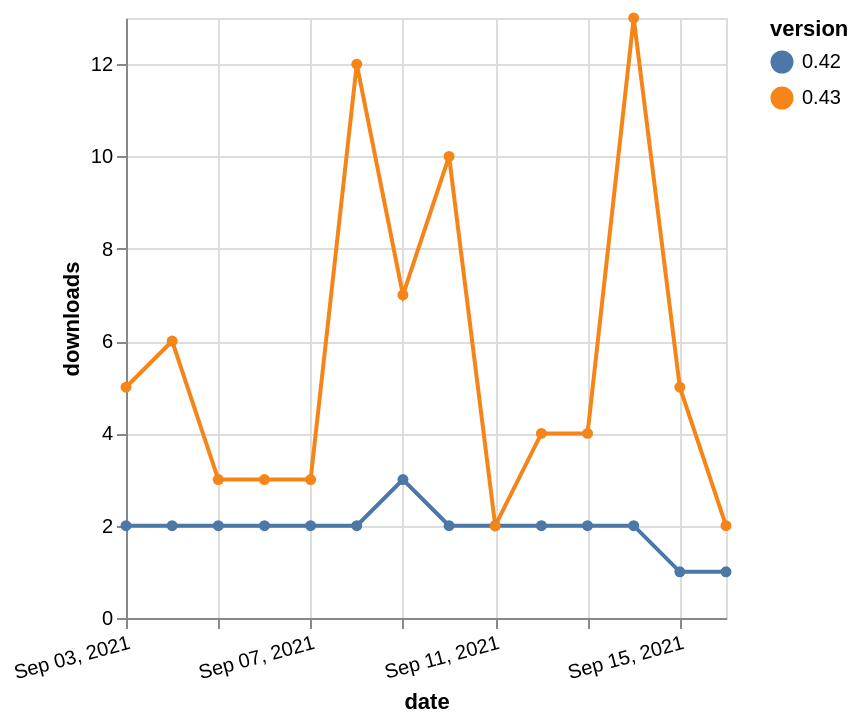

Vega-Lite specification stored for this chart:
### Vega-Lite specification from a JSON file in a GitHub repository (floating-point values rounded to 4 significant figures)
{"$schema": "https://vega.github.io/schema/vega-lite/v5.json", "description": "A simple bar chart with embedded data.", "data": {"values": [{"date": "2021-09-03", "total": 2214, "delta": 2, "version": "0.42"}, {"date": "2021-09-04", "total": 2216, "delta": 2, "version": "0.42"}, {"date": "2021-09-05", "total": 2218, "delta": 2, "version": "0.42"}, {"date": "2021-09-06", "total": 2220, "delta": 2, "version": "0.42"}, {"date": "2021-09-07", "total": 2222, "delta": 2, "version": "0.42"}, {"date": "2021-09-08", "total": 2224, "delta": 2, "version": "0.42"}, {"date": "2021-09-09", "total": 2227, "delta": 3, "version": "0.42"}, {"date": "2021-09-10", "total": 2229, "delta": 2, "version": "0.42"}, {"date": "2021-09-11", "total": 2231, "delta": 2, "version": "0.42"}, {"date": "2021-09-12", "total": 2233, "delta": 2, "version": "0.42"}, {"date": "2021-09-13", "total": 2235, "delta": 2, "version": "0.42"}, {"date": "2021-09-14", "total": 2237, "delta": 2, "version": "0.42"}, {"date": "2021-09-15", "total": 2238, "delta": 1, "version": "0.42"}, {"date": "2021-09-16", "total": 2239, "delta": 1, "version": "0.42"}, {"date": "2021-09-03", "total": 3599, "delta": 5, "version": "0.43"}, {"date": "2021-09-04", "total": 3605, "delta": 6, "version": "0.43"}, {"date": "2021-09-05", "total": 3608, "delta": 3, "version": "0.43"}, {"date": "2021-09-06", "total": 3611, "delta": 3, "version": "0.43"}, {"date": "2021-09-07", "total": 3614, "delta": 3, "version": "0.43"}, {"date": "2021-09-08", "total": 3626, "delta": 12, "version": "0.43"}, {"date": "2021-09-09", "total": 3633, "delta": 7, "version": "0.43"}, {"date": "2021-09-10", "total": 3643, "delta": 10, "version": "0.43"}, {"date": "2021-09-11", "total": 3645, "delta": 2, "version": "0.43"}, {"date": "2021-09-12", "total": 3649, "delta": 4, "version": "0.43"}, {"date": "2021-09-13", "total": 3653, "delta": 4, "version": "0.43"}, {"date": "2021-09-14", "total": 3666, "delta": 13, "version": "0.43"}, {"date": "2021-09-15", "total": 3671, "delta": 5, "version": "0.43"}, {"date": "2021-09-16", "total": 3673, "delta": 2, "version": "0.43"}]}, "width": "container", "mark": {"type": "line", "point": {"filled": true}}, "encoding": {"x": {"field": "date", "type": "temporal", "timeUnit": "yearmonthdate", "title": "date", "axis": {"labelAngle": -15}}, "y": {"field": "delta", "type": "quantitative", "title": "downloads"}, "color": {"field": "version", "type": "nominal"}, "tooltip": {"field": "delta"}}}
